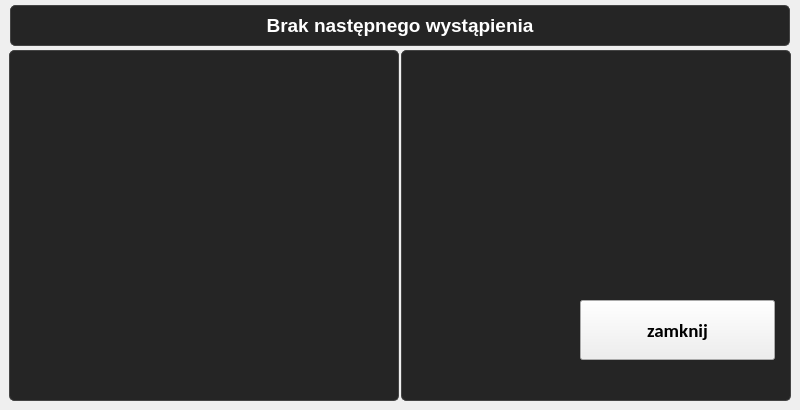
    <widget class="QWidget" name="Main">
     <property name="styleSheet">
      <string notr="true">QFrame {
    color: #ffffff; /* Biały tekst */
    background-color: #252525;
    border: 1px solid #454545; /* Szara ramka */
    border-radius: 5px; /* Zaokrąglone rogi */
}</string>
     </property>
     <widget class="QLabel" name="lblNextOccurence">
      <property name="geometry">
       <rect>
        <x>10</x>
        <y>5</y>
        <width>780</width>
        <height>41</height>
       </rect>
      </property>
      <property name="font">
       <font>
        <pointsize>14</pointsize>
        <bold>true</bold>
       </font>
      </property>
      <property name="layoutDirection">
       <enum>Qt::LayoutDirection::LeftToRight</enum>
      </property>
      <property name="autoFillBackground">
       <bool>false</bool>
      </property>
      <property name="frameShape">
       <enum>QFrame::Shape::NoFrame</enum>
      </property>
      <property name="frameShadow">
       <enum>QFrame::Shadow::Plain</enum>
      </property>
      <property name="lineWidth">
       <number>0</number>
      </property>
      <property name="midLineWidth">
       <number>0</number>
      </property>
      <property name="text">
       <string>Brak następnego wystąpienia</string>
      </property>
      <property name="textFormat">
       <enum>Qt::TextFormat::AutoText</enum>
      </property>
      <property name="alignment">
       <set>Qt::AlignmentFlag::AlignCenter</set>
      </property>
     </widget>
     <widget class="QListWidget" name="listOccurencesR">
      <property name="geometry">
       <rect>
        <x>401</x>
        <y>50</y>
        <width>390</width>
        <height>351</height>
       </rect>
      </property>
      <property name="font">
       <font>
        <family>Calibri</family>
        <pointsize>13</pointsize>
        <bold>true</bold>
       </font>
      </property>
      <property name="cursor" stdset="0">
       <cursorShape>BlankCursor</cursorShape>
      </property>
      <property name="focusPolicy">
       <enum>Qt::FocusPolicy::NoFocus</enum>
      </property>
      <property name="contextMenuPolicy">
       <enum>Qt::ContextMenuPolicy::NoContextMenu</enum>
      </property>
      <property name="styleSheet">
       <string notr="true">QListWidget{
text-align: center;}

QListWidget::item {
    text-align: center;          /* Wyśrodkowanie tekstu */
    padding: 5px;               /* Dodanie odstępów wewnętrznych */

}</string>
      </property>
      <property name="frameShape">
       <enum>QFrame::Shape::Box</enum>
      </property>
      <property name="verticalScrollBarPolicy">
       <enum>Qt::ScrollBarPolicy::ScrollBarAlwaysOff</enum>
      </property>
      <property name="horizontalScrollBarPolicy">
       <enum>Qt::ScrollBarPolicy::ScrollBarAlwaysOff</enum>
      </property>
      <property name="autoScroll">
       <bool>false</bool>
      </property>
      <property name="editTriggers">
       <set>QAbstractItemView::EditTrigger::NoEditTriggers</set>
      </property>
      <property name="selectionMode">
       <enum>QAbstractItemView::SelectionMode::NoSelection</enum>
      </property>
      <property name="itemAlignment">
       <set>Qt::AlignmentFlag::AlignCenter</set>
      </property>
     </widget>
     <widget class="QListWidget" name="listOccurencesL">
      <property name="geometry">
       <rect>
        <x>9</x>
        <y>50</y>
        <width>390</width>
        <height>351</height>
       </rect>
      </property>
      <property name="font">
       <font>
        <family>Calibri</family>
        <pointsize>13</pointsize>
        <bold>true</bold>
       </font>
      </property>
      <property name="cursor" stdset="0">
       <cursorShape>BlankCursor</cursorShape>
      </property>
      <property name="focusPolicy">
       <enum>Qt::FocusPolicy::NoFocus</enum>
      </property>
      <property name="contextMenuPolicy">
       <enum>Qt::ContextMenuPolicy::NoContextMenu</enum>
      </property>
      <property name="styleSheet">
       <string notr="true">QListWidget{
text-align: center;}

QListWidget::item {
    text-align: center;          /* Wyśrodkowanie tekstu */
    padding: 5px;               /* Dodanie odstępów wewnętrznych */

}</string>
      </property>
      <property name="frameShape">
       <enum>QFrame::Shape::Box</enum>
      </property>
      <property name="verticalScrollBarPolicy">
       <enum>Qt::ScrollBarPolicy::ScrollBarAlwaysOff</enum>
      </property>
      <property name="horizontalScrollBarPolicy">
       <enum>Qt::ScrollBarPolicy::ScrollBarAlwaysOff</enum>
      </property>
      <property name="autoScroll">
       <bool>false</bool>
      </property>
      <property name="editTriggers">
       <set>QAbstractItemView::EditTrigger::NoEditTriggers</set>
      </property>
      <property name="selectionMode">
       <enum>QAbstractItemView::SelectionMode::NoSelection</enum>
      </property>
      <property name="itemAlignment">
       <set>Qt::AlignmentFlag::AlignHCenter</set>
      </property>
     </widget>
     <widget class="QPushButton" name="btnClose">
      <property name="geometry">
       <rect>
        <x>580</x>
        <y>300</y>
        <width>195</width>
        <height>60</height>
       </rect>
      </property>
      <property name="minimumSize">
       <size>
        <width>0</width>
        <height>60</height>
       </size>
      </property>
      <property name="font">
       <font>
        <family>Calibri</family>
        <pointsize>14</pointsize>
        <bold>true</bold>
       </font>
      </property>
      <property name="text">
       <string>zamknij</string>
      </property>
     </widget>
    </widget>
